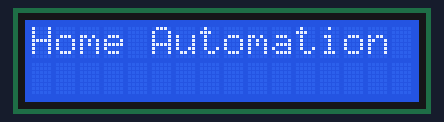
A sketch run on a simulated Arduino Uno, built with avr-gcc and run on an emulated ATmega328P. On the bench: 16×2 character LCD.

Above: at 0.1 s.
At 1.1 s:
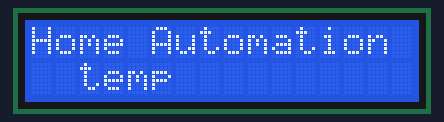
At 2.1 s:
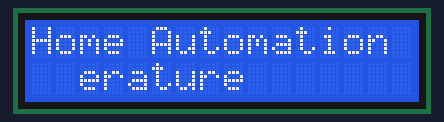
At 3.2 s:
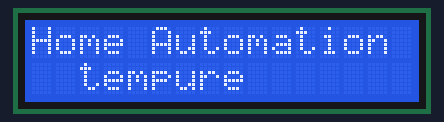

Measured:
- what the display in image 1 shows lasts 1.0 s, from 1.1 s to 2.1 s

The sketch:

lcd_display.ino
```cpp
#include <LiquidCrystal_I2C.h>

LiquidCrystal_I2C lcd(0x27, 16, 2);

void setup() {

  lcd.init();
  lcd.backlight();
  lcd.clear();
  lcd.home();
  lcd.setCursor(0 , 0);
  lcd.print("Home Automation");
  delay(1000);

}

void loop() {

  lcd.setCursor(2 , 1);
  lcd.print("temp");
  delay(1000);
  lcd.setCursor(2, 1);
  lcd.print("erature");
  delay(1000);
}
```
